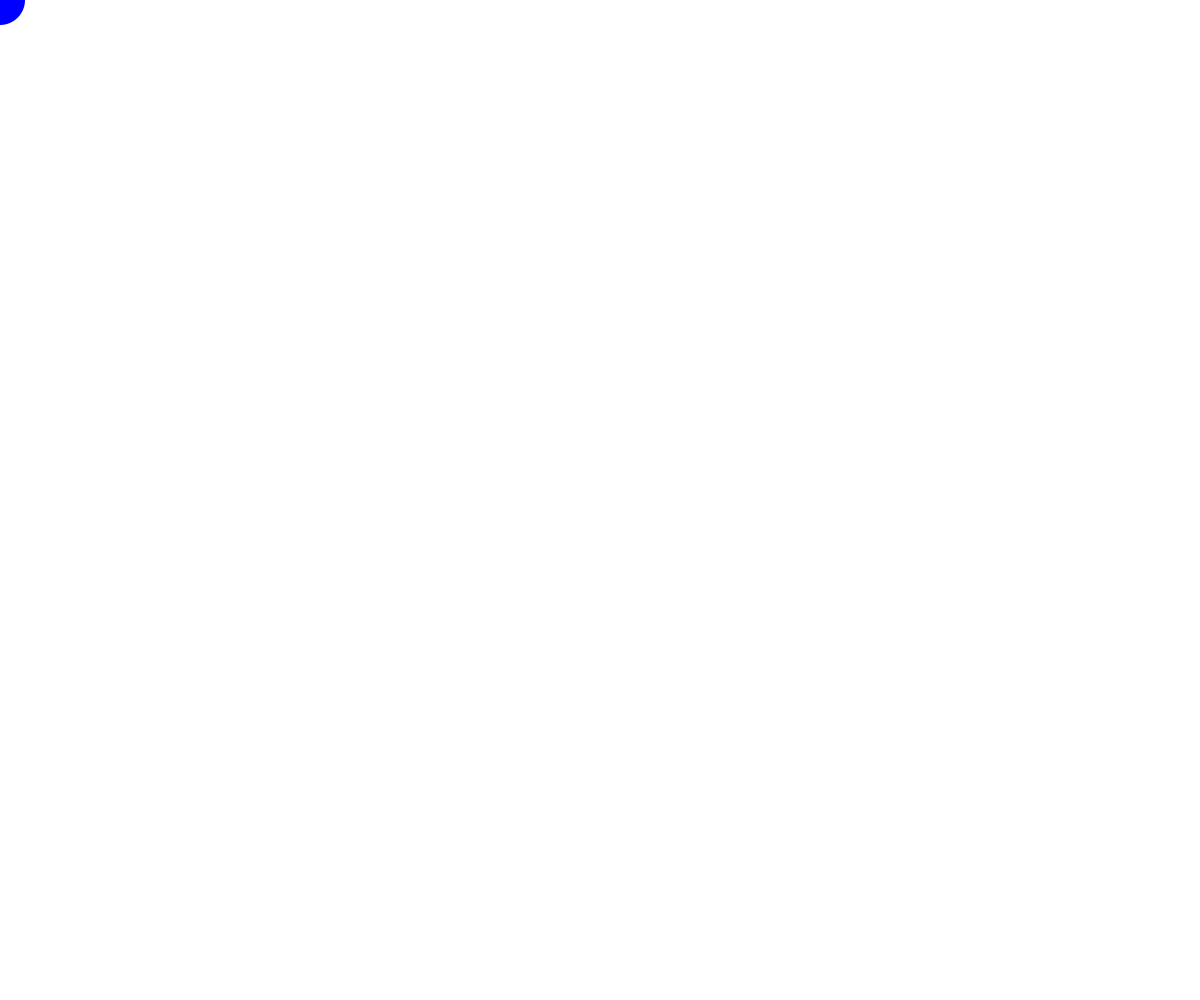
Frame 1 (no input)
Frame 60 (the mouse pressed at the canvas centre just before this capture): identical to frame 1, image omitted
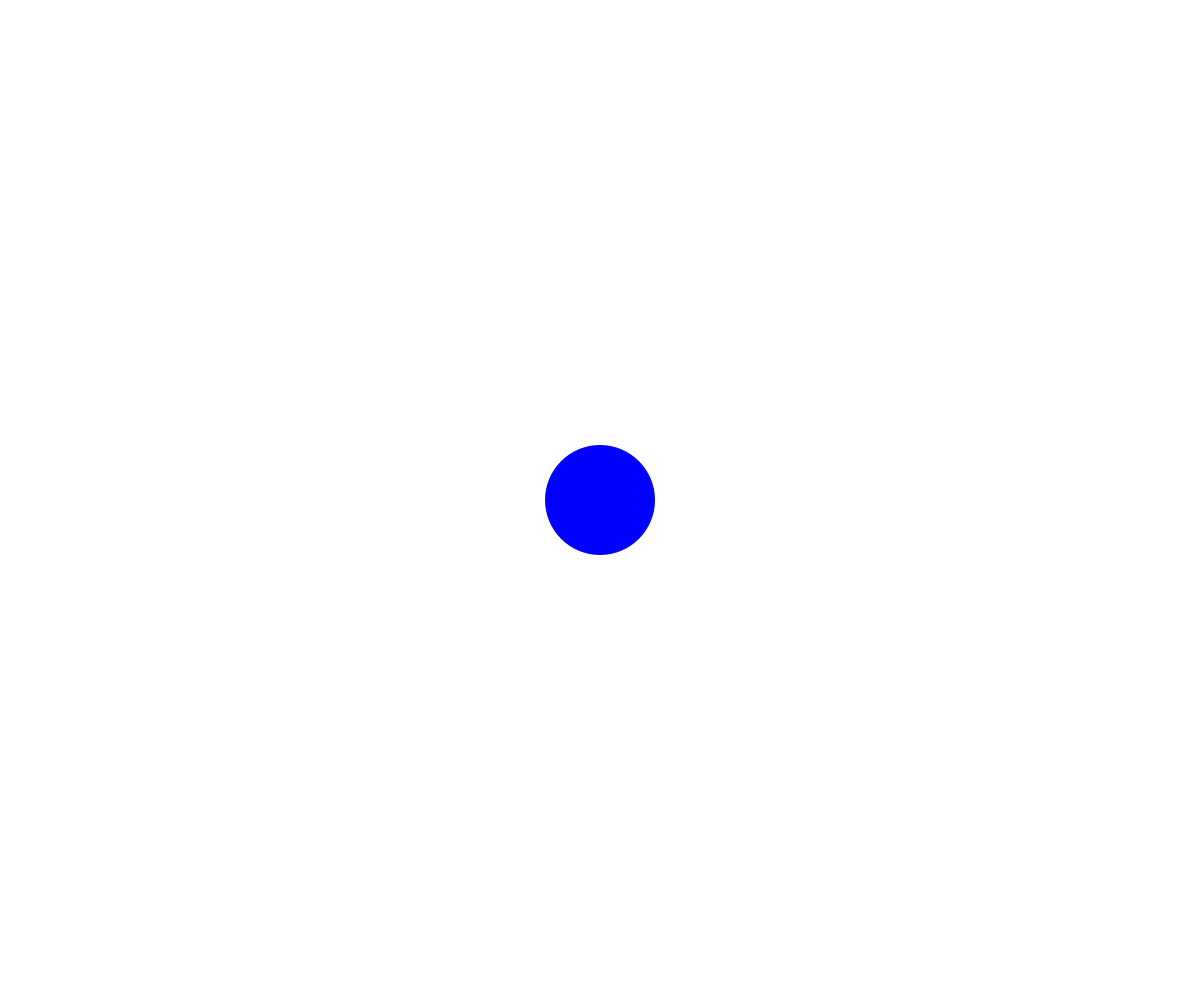
Frame 120 (the mouse held since frame 60 and released just before this capture)

The Processing sketch that drew these frames (run headless with seeded random() and noise(); from frame 60 on, the mouse is pressed at the canvas centre):

// Processing sketch: sketch_190429b
// ── sketch_190429b.pde
void setup() {
  size(1200, 1000);
}; 

int circleX = 0;
int circleY = 100;
int diameter = 50;


void draw(){
  int ms = abs(mouseX - pmouseX) / 10;
  background(255);
  fill(0, 0, 255);
  noStroke();
  ellipse(mouseX, mouseY, diameter, diameter);
  
  circleX = circleX + 1;
  diameter = diameter + ms;
};
  
